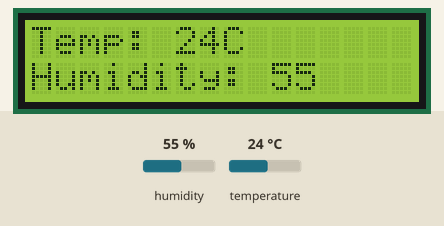
Simulated run of this sketch. Board: Arduino Uno, built with avr-gcc and run on an emulated ATmega328P. Shown: 16×2 character LCD. The inputs (shaded band) are chosen by the test bench; at power-on: humidity 55 %, temperature 24 °C. What the sketch prints to the serial monitor is not drawn.

Above: at 1.2 s.
1.3 s: humidity set to 22 %
At 3.0 s:
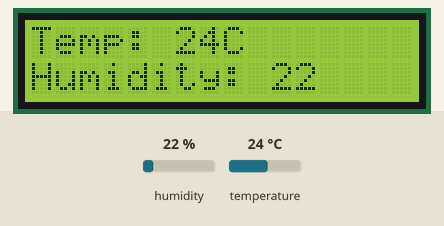
7.3 s: temperature set to 12 °C
At 8.5 s:
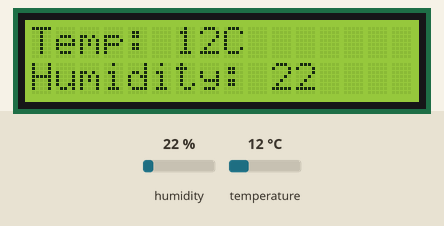
11.7 s: humidity set to 40 %
At 13.7 s:
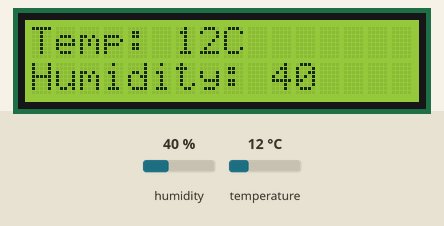
15.7 s: temperature set to 19 °C
At 17.8 s:
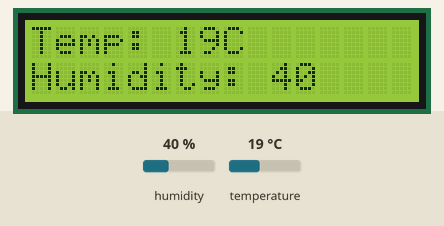
Timing chart, 0 to 19.3 s (numbered marks = the images above; inputs shaded):
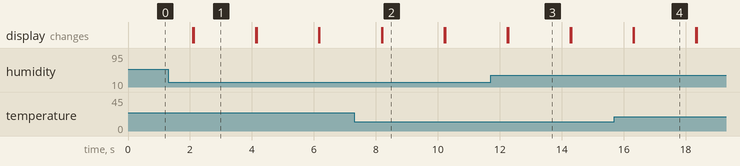

The sketch:

DHT11.ino
```cpp
#include <dht11.h> // DHT11 kütüphanesini dahil edin
#include <LiquidCrystal.h> // LCD kütüphanesini dahil edin

#define DHT11_PIN 7 // DHT11 sensörünün bağlı olduğu pini tanımlayın

LiquidCrystal lcd(12, 11, 5, 6, 3, 2); // LCD ekran pinlerini tanımlayın
dht11 DHT; // DHT11 nesnesini oluşturun

void setup() {
  lcd.begin(16, 2); // LCD ekranı başlatın
  Serial.begin(9600); // Seri iletişimi başlatıyoruz
}

void loop() {
  int chk = DHT.read(DHT11_PIN); // DHT11 sensörünü okuyun

  // Nem Oranını Seri Monitörde Yazdırın
  Serial.print("Nem Orani (%): ");
  Serial.println((float)DHT.humidity, 2);

  // Sıcaklık Değerlerini Seri Monitörde Yazdırın
  Serial.print("Sicaklik (Celsius): ");
  Serial.println((float)DHT.temperature, 2);

  // LCD Ekrana Yazdırma
  lcd.setCursor(0, 0); // LCD ekranın ilk satırının başına geçin
  lcd.print("Temp: "); // "Temp: " yazısını yazdırın
  lcd.print(DHT.temperature); // Sıcaklık değerini yazdırın
  lcd.print("C"); // "C" yazısını yazdırın
  lcd.setCursor(0, 1); // LCD ekranın ikinci satırının başına geçin
  lcd.print("Humidity: "); // "Humidity: " yazısını yazdırın
  lcd.print(DHT.humidity); // Nem değerini yazdırın

  delay(2000); // 2 saniye bekleyin (Tepki süresi 1s'den fazla olmalı)
  lcd.clear(); // LCD ekranı temizleyin
}
```

Measured:
- after the input at 1.3 s, the display: first differs from a run without the input after 0.82 s (image 1)
- after the input at 7.3 s, the display: first differs from a run without the input after 0.91 s (image 2)
- after the input at 11.7 s, the display: first differs from a run without the input after 0.57 s (image 3)
- after the input at 15.7 s, the display: first differs from a run without the input after 0.63 s (image 4)
- what the display in image 1 shows lasts 2.0 s, from 2.1 s to 4.1 s
